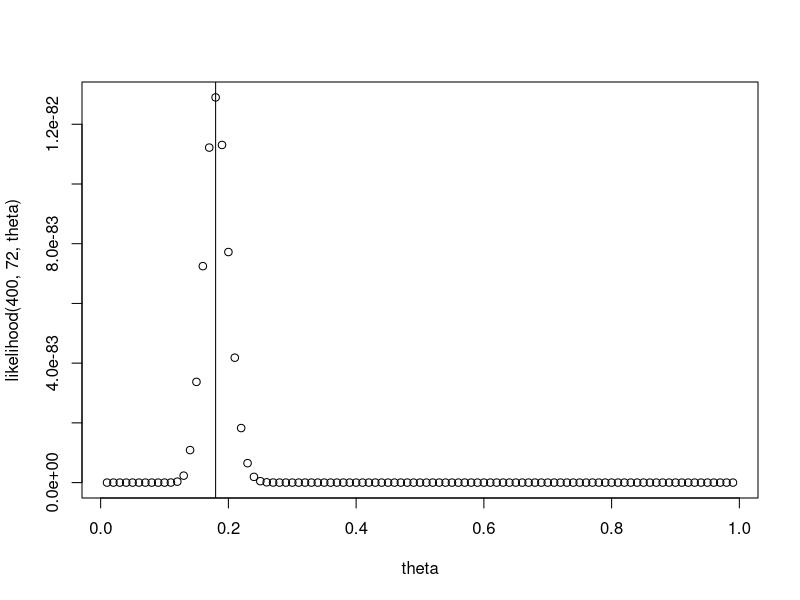
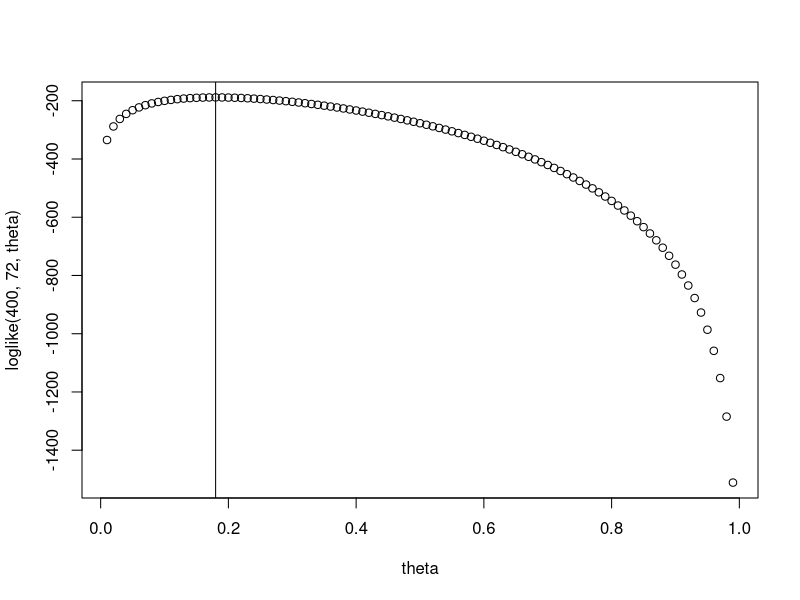
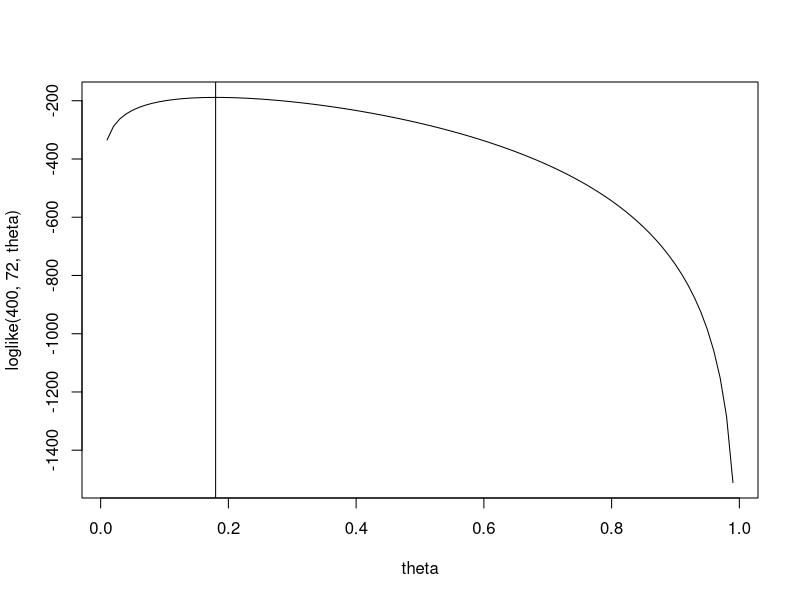

Reproduce these figures in R, in order.
# likelihood for bernoulli distribution
likelihood <- function(n,y,theta)
{
  return(theta^y * (1-theta)^(n-y))
}

# create a sequence of values from 0.01 to 0.99 for testing
theta = seq(from = 0.01, to = 0.99, by = 0.01)

# plot the likelihood for sequence of thetas under a constant number of trials and wins
x11()
plot(x = theta, y = likelihood(400,72,theta))
abline(v = 72/400)

# log likelihood for bernoulli distribution
loglike <- function(n,y,theta)
{
  return(y*log(theta) + (n-y)*log(1-theta))
}

# plot log likelihood for sequence of thestas under a constant number of trials and wins
x11()
plot(x = theta, y = loglike(400,72,theta))
abline(v = 72/400)

# line plot for log likelihood 
x11()
plot(x = theta, y = loglike(400,72,theta), type = "l")
abline(v = 72/400)